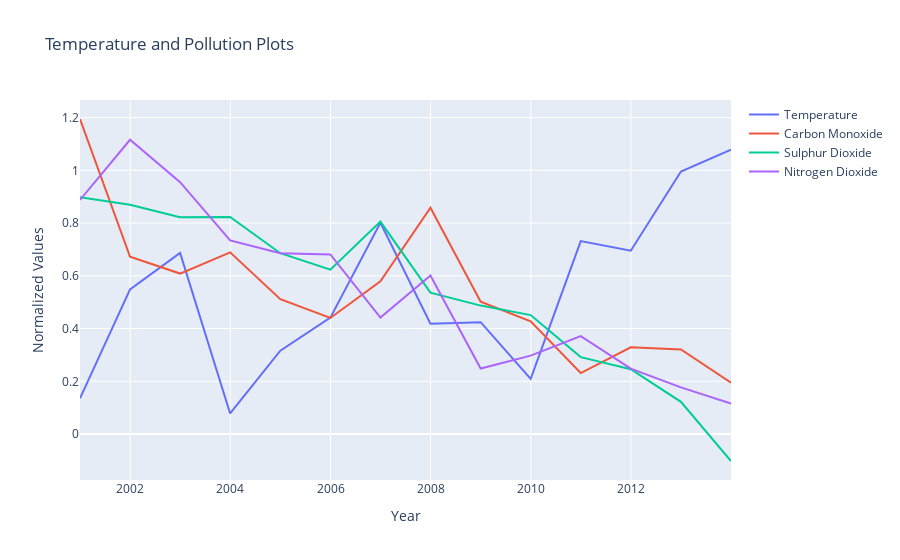

Notebook cell for this chart:
### Code cell
trace0 = go.Scatter(
    x = j3_norm.index,
    y = j3_norm['AverageTemperature'],
    mode = 'lines',
    name = 'Temperature'
)

trace1 = go.Scatter(
    x = j3_norm.index,
    y = j3_norm['CO AQI'],
    mode = 'lines',
    name = 'Carbon Monoxide'
)

trace3 = go.Scatter(
    x = j3_norm.index,
    y = j3_norm['SO2 AQI'],
    mode = 'lines',
    name = 'Sulphur Dioxide'
)

trace4 = go.Scatter(
    x = j3_norm.index,
    y = j3_norm['NO2 AQI'],
    mode = 'lines',
    name = 'Nitrogen Dioxide'
)

layout = go.Layout(
    title='Temperature and Pollution Plots',
    xaxis=dict(
        title='Year',
    ),
    yaxis=dict(
        title='Normalized Values',
    )
)

data = [trace0,trace1,trace3,trace4]
fig = go.Figure(data=data, layout=layout)
iplot(fig)
#iplot.savefig("Analysis of 3 main Greenhouse gases")
#offline.plot(fig,image = 'png', image_filename='Analysis of 3 main Greenhouse gases')

### Figure 1 — Plotly figure (JSON) as saved in the notebook; plotly's stock layout.template omitted (floating-point values rounded to 4 significant figures)
{"data": [{"mode": "lines", "name": "Temperature", "type": "scatter", "x": ["2000-12-31T00:00:00", "2001-12-31T00:00:00", "2002-12-31T00:00:00", "2003-12-31T00:00:00", "2004-12-31T00:00:00", "2005-12-31T00:00:00", "2006-12-31T00:00:00", "2007-12-31T00:00:00", "2008-12-31T00:00:00", "2009-12-31T00:00:00", "2010-12-31T00:00:00", "2011-12-31T00:00:00", "2012-12-31T00:00:00", "2013-12-31T00:00:00"], "y": [0.1354, 0.5486, 0.6865, 0.07819, 0.316, 0.4414, 0.8013, 0.4181, 0.4243, 0.2096, 0.7318, 0.6952, 0.9955, 1.078]}, {"mode": "lines", "name": "Carbon Monoxide", "type": "scatter", "x": ["2000-12-31T00:00:00", "2001-12-31T00:00:00", "2002-12-31T00:00:00", "2003-12-31T00:00:00", "2004-12-31T00:00:00", "2005-12-31T00:00:00", "2006-12-31T00:00:00", "2007-12-31T00:00:00", "2008-12-31T00:00:00", "2009-12-31T00:00:00", "2010-12-31T00:00:00", "2011-12-31T00:00:00", "2012-12-31T00:00:00", "2013-12-31T00:00:00"], "y": [1.195, 0.6724, 0.6086, 0.689, 0.5117, 0.4403, 0.5796, 0.8581, 0.5022, 0.4277, 0.2314, 0.3289, 0.321, 0.1946]}, {"mode": "lines", "name": "Sulphur Dioxide", "type": "scatter", "x": ["2000-12-31T00:00:00", "2001-12-31T00:00:00", "2002-12-31T00:00:00", "2003-12-31T00:00:00", "2004-12-31T00:00:00", "2005-12-31T00:00:00", "2006-12-31T00:00:00", "2007-12-31T00:00:00", "2008-12-31T00:00:00", "2009-12-31T00:00:00", "2010-12-31T00:00:00", "2011-12-31T00:00:00", "2012-12-31T00:00:00", "2013-12-31T00:00:00"], "y": [0.8979, 0.8692, 0.8224, 0.8235, 0.6857, 0.6236, 0.8056, 0.5362, 0.4871, 0.4511, 0.2917, 0.2458, 0.1222, -0.1021]}, {"mode": "lines", "name": "Nitrogen Dioxide", "type": "scatter", "x": ["2000-12-31T00:00:00", "2001-12-31T00:00:00", "2002-12-31T00:00:00", "2003-12-31T00:00:00", "2004-12-31T00:00:00", "2005-12-31T00:00:00", "2006-12-31T00:00:00", "2007-12-31T00:00:00", "2008-12-31T00:00:00", "2009-12-31T00:00:00", "2010-12-31T00:00:00", "2011-12-31T00:00:00", "2012-12-31T00:00:00", "2013-12-31T00:00:00"], "y": [0.8875, 1.116, 0.9549, 0.7342, 0.6854, 0.6811, 0.4416, 0.601, 0.2487, 0.2975, 0.3717, 0.2479, 0.1769, 0.1158]}], "layout": {"title": {"text": "Temperature and Pollution Plots"}, "xaxis": {"title": {"text": "Year"}}, "yaxis": {"title": {"text": "Normalized Values"}}}}
